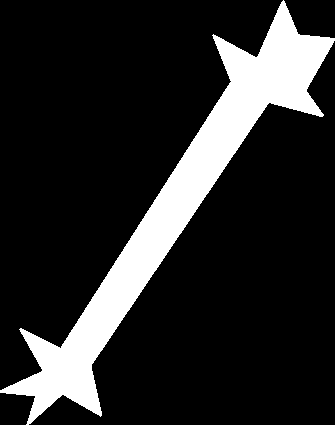
#> input picture Bone-12.gif, 335 x 425 px; its folder holds only this picture in this run
$ jupyter execute --allow-errors isometry_similarity.ipynb
#> lines starting #> are read from the running program, lines starting #| are printed output that depends on the picture; after the words box and inside, x2 and y2 are one past the last pixel; in counts of white or black regions, pixels touching at a corner belong together
[cell 1]
import os
import numpy as np
from PIL import Image

# Use the current directory for images.
datafolder = "."

# List all files with the .gif extension (case-insensitive)
all_files = os.listdir(datafolder)
names = [file for file in all_files if file.lower().endswith('.gif')]

# Set to collect unique values across all images.
overall_unique = set()

# Process each image.
for file in names:
    file_path = os.path.join(datafolder, file)
    with Image.open(file_path) as img:
#> img is the input picture: PIL image 335x425 P; 16.2% white; 1 white region, box (x1, y1, x2, y2) and area: (0, 0, 335, 425) 23127
        try:
            # For animated images, read only the first frame.
            img.seek(0)
        except EOFError:
            pass
        # Convert the image to a numpy array without any conversion.
        img_array = np.array(img)

    # Find unique pixel values in the image.
    unique_vals = np.unique(img_array)
#> unique_vals = [0, 1]
    print(f"Unique values in {file}: {unique_vals}")
#| Unique values in Bone-12.gif: [0 1]

    # Update the overall set of unique values.
    overall_unique.update(unique_vals.flatten())

# Print the overall unique values sorted.
overall_unique_sorted = sorted(list(overall_unique))
#> overall_unique_sorted = [0, 1]
print("Overall unique values across all images:")
print(overall_unique_sorted)
#| [0, 1]

## preprocess from start

[cell 2]
import os
import numpy as np
import matplotlib.pyplot as plt
from PIL import Image
from scipy.ndimage import label, binary_fill_holes

# [33 lines left out: functions filter_to_largest_cc, pad_image_to_square, not called in this run]

# --- Batch processing all GIFs in a directory ---

source_dir = "/Users/hyang/Desktop/original"
processed_dir = os.path.join(source_dir, "processed")
os.makedirs(processed_dir, exist_ok=True)

# Decide on your square size here (e.g. max dimension + padding)
# If you want it dynamic per-image, you could compute inside the loop.
target_length = 1182

#> (the rest of this cell did not finish here and is left out)

## preprocess based on adam

[cell 3]
import sys
sys.path.append('eucalc_directory')
import eucalc as ec
import os
import numpy as np
import matplotlib.pyplot as plt
from PIL import Image
from scipy.ndimage import label

# Use the current directory for images.
datafolder = "."

# List all files with the .gif extension (case-insensitive)
all_files = os.listdir(datafolder)
names = [file for file in all_files if file.lower().endswith('.gif')]

# First pass: determine the maximum dimension among all images.
max_dim = 0
for file in names:
    file_path = os.path.join(datafolder, file)
    with Image.open(file_path) as img:
        width, height = img.size  # PIL returns (width, height)
        max_dim = max(max_dim, width, height)
target_length = max_dim + 10
print("Global target length for padding:", target_length)
#| Global target length for padding: 435

# Group files by category and extract the number from each filename.
# Expected filename format: "xxx-n.gif" (where "xxx" is the category and "n" is the image number)
files_by_category = {}
for file in names:
    parts = file.split('-')
    if len(parts) < 2:
        continue  # Skip files not matching the expected naming convention
    category = parts[0]
    num_str = parts[1].split('.')[0]
    try:
        number = int(num_str)
    except ValueError:
        number = num_str
    files_by_category.setdefault(category, []).append((number, file))

# Sort files within each category by their number and sort the categories alphabetically.
for cat, file_list in files_by_category.items():
    file_list.sort(key=lambda x: x[0])
sorted_categories = sorted(files_by_category.keys())

# Parameters for the ECT computation.
k = 360*4
xinterval = (-1.5, 1.5)
xpoints = 3000

#--------------------------------------------------------------------------
# Function to keep only the largest connected component in a binary image.
def filter_to_largest_cc(img_array):
    """
    Given a binary image array (with white pixels having values > 0),
    find the largest connected component and return a new image in which
    only the largest connected component is white (1) and all other pixels
    (including other white regions) are set to 0.
    """
    # Create a boolean mask for white pixels.
    mask = img_array > 0

    # Label connected components using 8-connectivity (structure of ones).
    labeled_array, num_features = label(mask, structure=np.ones((3, 3)))
#> num_features = 1

    # If no connected component is found, return an image of zeros.
    if num_features == 0:
        return np.zeros_like(img_array)

    # Calculate the size of each component.
    component_sizes = np.bincount(labeled_array.ravel())
#> component_sizes = [119248, 23127]

    # Exclude the background (index 0) and find the largest component.
    if len(component_sizes) > 1:
        largest_component = np.argmax(component_sizes[1:]) + 1  # +1 because index 0 is background
#> largest_component = 1
    else:
        return np.zeros_like(img_array)

    # Create a mask keeping only the largest connected component.
    filtered_mask = (labeled_array == largest_component)
    return filtered_mask.astype(img_array.dtype)
#--------------------------------------------------------------------------

#--------------------------------------------------------------------------
# Function to pad a binary image to a square of target_length.
def pad_image_to_square(img_array, target_length):
    """
    Pad the given binary image (values 0 or 1) with black pixels so that
    it becomes a square of side target_length. The image is shifted so that
    the centroid (average coordinate) of all white pixels (value > 0) is centered.
    """
#> called with target_length = 435
    # Get original dimensions.
    orig_height, orig_width = img_array.shape[0:2]

    # Compute indices of white pixels.
    white_pixels = np.argwhere(img_array > 0)
#> white_pixels = 23127 pairs, first value 0 to 424, second value 0 to 334
    if white_pixels.size == 0:
        # If no white pixels, default to the center of the original image.
        centroid = np.array([orig_height / 2.0, orig_width / 2.0])
    else:
        centroid = white_pixels.mean(axis=0)
#> centroid = [204.2, 177.5]

    # Determine the center coordinate of the target image.
    target_center = np.array([target_length / 2.0, target_length / 2.0])

    # Compute the offset needed to center the white pixel centroid.
    offset = np.round(target_center - centroid).astype(int)
#> offset = [13, 40]

    # Create a new square image filled with zeros (black).
    new_img = np.zeros((target_length, target_length), dtype=img_array.dtype)

    # Compute destination indices for pasting.
    paste_row = offset[0]
#> paste_row = 13
    paste_col = offset[1]
#> paste_col = 40

    dest_row_start = max(0, paste_row)
#> dest_row_start = 13
    dest_col_start = max(0, paste_col)
#> dest_col_start = 40
    dest_row_end = min(target_length, paste_row + orig_height)
#> dest_row_end = 435
    dest_col_end = min(target_length, paste_col + orig_width)
#> dest_col_end = 375

    # Compute corresponding source indices.
    src_row_start = max(0, -paste_row)
#> src_row_start = 0
    src_col_start = max(0, -paste_col)
#> src_col_start = 0
    src_row_end = src_row_start + (dest_row_end - dest_row_start)
#> src_row_end = 422
    src_col_end = src_col_start + (dest_col_end - dest_col_start)
#> src_col_end = 335

    # Paste the original image into the new image.
    new_img[dest_row_start:dest_row_end, dest_col_start:dest_col_end] = \
        img_array[src_row_start:src_row_end, src_col_start:src_col_end]
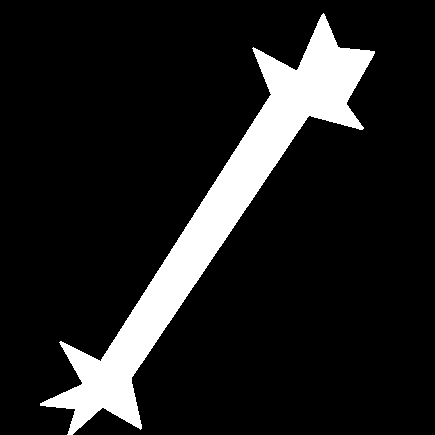
#> new_img: shape (435, 435); values 0 (black) and 1 (white), 12.2% white; 1 white region, box (x1, y1, x2, y2) and area: (40, 13, 375, 435) 23115

    return new_img

class EctImg:
    def __init__(self, nm, img, k=20, xinterval=(-1., 1.), xpoints=100):
        self.nm = nm
        self.xinterval = xinterval
        self.xpoints = xpoints
        # Compute the ECT image at initialization.
        self.image = self.compute(img, k, xinterval, xpoints)

    def compute(self, img, k, xinterval, xpoints):
        # Create an embedded complex from the image using eucalc.
        cplx = ec.EmbeddedComplex(img)
        cplx.preproc_ect()
        thetas = np.random.uniform(0, 2 * np.pi, k + 1)
        ect1 = np.empty((k, xpoints), dtype=float)
        for i in range(k):
            theta = thetas[i]
            direction = np.array((np.sin(theta), np.cos(theta)))
            ect_dir = cplx.compute_euler_characteristic_transform(direction)
            T = np.linspace(xinterval[0], xinterval[1], xpoints)
            ect1[i] = [ect_dir.evaluate(t) for t in T]
        return ect1

# Lists to store computed ECT images and corresponding labels.
ECT_all = []
labels_all = []

# Process images category by category.
#> (the rest of this cell did not finish here and is left out)

[cell 4]
import os
import numpy as np
import matplotlib.pyplot as plt
from PIL import Image
from scipy.ndimage import label

# [93 lines left out: functions filter_to_largest_cc, pad_image_to_square, not called in this run]

# --- Sample Plot Code Using the Filter Function ---

# Example: choose a particular image file in the current directory.
filename = "horse-15.gif"  # Replace with an actual file name from your folder.
file_path = os.path.join(".", filename)

# Read the image using PIL and convert it to a NumPy array.
#> (the rest of this cell did not finish here and is left out)

[cell 5]
import random
import numpy as np
import matplotlib.pyplot as plt
from scipy.optimize import linear_sum_assignment
from scipy.spatial.distance import cdist
from joblib import Parallel, delayed

# -----------------------------
# SETTINGS
# -----------------------------
n_categories = 5           # ← Change this to pick n random categories
#> n_categories = 5
samples_per_cat = 20       # ← Change this to pick m samples per chosen category

random.seed(42)

# -----------------------------
# 1. Assume these are loaded:
#    - ECT_all : list of k×N arrays
#    - labels_all : list of (category, number) tuples
# -----------------------------
all_categories = list({cat for cat, _ in labels_all})

# 2. Randomly select n_categories
#> (the rest of this cell did not finish here and is left out)

## classification

[cell 6]
import numpy as np
import matplotlib.pyplot as plt
from scipy.optimize import linear_sum_assignment
from scipy.spatial.distance import cdist
from joblib import Parallel, delayed
from sklearn.model_selection import train_test_split, GridSearchCV
from sklearn.svm import SVC
from sklearn.metrics import classification_report, accuracy_score, confusion_matrix
import seaborn as sns

# ---------- Provided Distance Functions ----------
# [21 lines left out: functions wasserstein_distance, compute_row, not called in this run]

def compute_distance_matrix_parallel(measures, delta_x=1.0):
    """
    Computes the symmetric pairwise distance matrix in parallel.
    """
#> called with delta_x = 1
    n = len(measures)
    results = Parallel(n_jobs=-1)(delayed(compute_row)(i, measures, delta_x) for i in range(n))
    distance_matrix = np.zeros((n, n))
    for i, row in results:
        distance_matrix[i, i:] = row[i:]
        distance_matrix[i:, i] = row[i:]
    return distance_matrix

# ---------- Data and Labels Setup ----------
# Assume that ECT_all and labels_all have been computed previously.
# For this example, we use a subset of 200 entries.
subset = ECT_all              # list of k x N arrays (ECT features)
labels_subset = labels_all     # list of tuples (category, number)

# Extract the category (first element of each tuple) as target labels.
categories = np.array([label[0] for label in labels_subset])

# ---------- Compute the Pairwise Distance Matrix in Parallel ----------
print("Computing pairwise Wasserstein distances in parallel...")
distance_matrix = compute_distance_matrix_parallel(subset, delta_x=1.0)

# Optional: Plot the distance matrix heatmap (with groups of 20 assumed per category)
plt.figure(figsize=(10, 8))
heat = plt.imshow(distance_matrix, cmap="hot", interpolation="nearest")
plt.colorbar(heat, label="Wasserstein Distance")
plt.title("Pairwise Wasserstein Distance Heatmap (First 200 ECT Entries)")

group_size = 20
n_groups = len(subset) // group_size
tick_positions = [group_size//2 + i*group_size for i in range(n_groups)]
group_labels = [categories[i*group_size] for i in range(n_groups)]
plt.xticks(tick_positions, group_labels, rotation=45)
plt.yticks(tick_positions, group_labels)
plt.xlabel("Category")
plt.ylabel("Category")
plt.show()
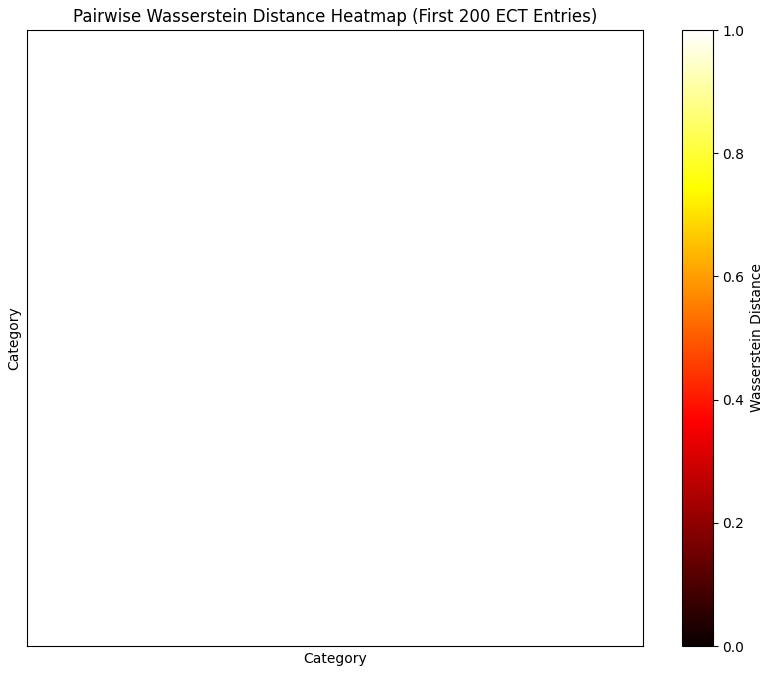
#> figure drawn by matplotlib, 2 panels

# ---------- Convert the Distance Matrix to an RBF Kernel Matrix ----------
sigma = np.median(distance_matrix)  # Use the median distance for sigma.
kernel_matrix = np.exp(- (distance_matrix ** 2) / (2 * sigma ** 2))

# ---------- SVM Classification Using Precomputed Kernel ----------
# First, we split the indices for training and testing.
indices = np.arange(len(subset))
#> (the rest of this cell did not finish here and is left out)

[cell 7]
import numpy as np
import matplotlib.pyplot as plt
import seaborn as sns
from sklearn.model_selection import train_test_split, GridSearchCV
from sklearn.svm import SVC
from sklearn.ensemble import RandomForestClassifier
from sklearn.metrics import classification_report, accuracy_score, confusion_matrix

# ---------------------------------------------------------
# ASSUMPTIONS:
# - kernel_matrix is already computed from a previous pipeline
#   (e.g., from a pairwise Wasserstein distance matrix converted to an RBF kernel).
#
# - ECT_all is a list of ECT feature arrays.
#
# - labels_all is a list of tuples (category, number).
# ---------------------------------------------------------

# For demonstration purposes, we take the first 200 entries.
subset = ECT_all
labels_subset = labels_all

# Extract the target labels (categories) from labels_subset.
categories = np.array([label[0] for label in labels_subset])

# --------------- Random Forest Classifier ---------------
# For random forest, we use the flattened representations of ECT features.
# Assume flattened_all is computed as:
flattened_all = [img.flatten() for img in ECT_all]
#> flattened_all = []
#> (the rest of the program and of its run is left out)
